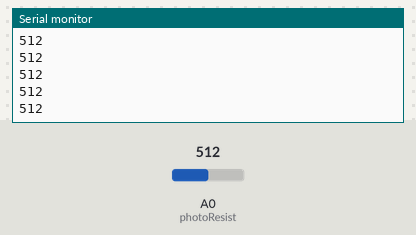
Recording of a program running on a simulated Arduino Nano 33 IoT. Parts: the last lines printed to the serial monitor. The test bench sets the inputs (shaded band); at power-on: A0 (photoResist) = 512.

Above: at 1.2 s.
1.3 s: A0 (photoResist) set to 716
At 1.31 s:
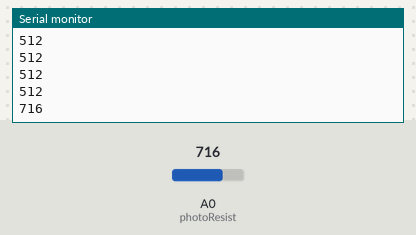
2.8 s: A0 (photoResist) set to 900
At 2.81 s:
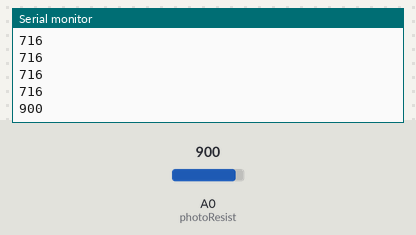
Timing chart, 0 to 5.8 s (numbered marks = the images above; inputs shaded):
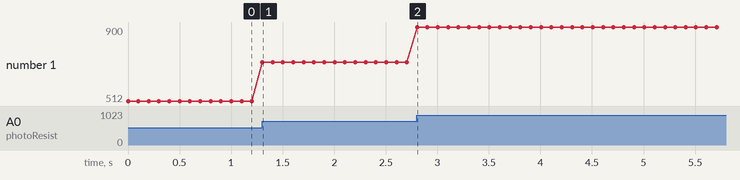

Measured:
- after the input at 1.3 s, the serial monitor: prints a new line at once (image 1)
- after the input at 2.8 s, the serial monitor: prints a new line at once (image 2)
- plotted number 1: 512 → 716 after the input at 1.3 s, 716 → 900 after the input at 2.8 s

The program:

main.cpp
```cpp
#include <Arduino.h>

int photoResist = A0;
int prValue = 0;

void setup() {
    pinMode(photoResist, INPUT);
    Serial.begin(115200);
}

void loop() {
    prValue = analogRead(photoResist);
    Serial.println(prValue);
    delay(100);
}
```
